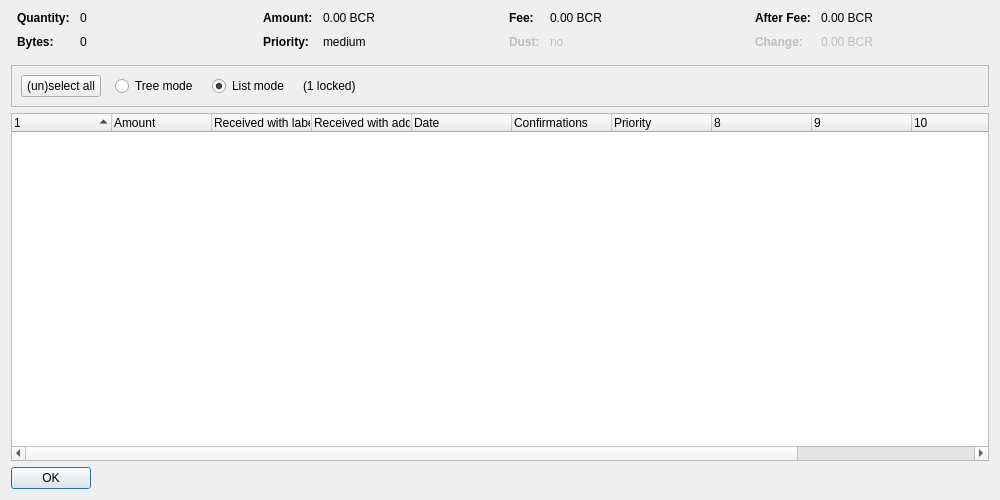
<?xml version="1.0" encoding="UTF-8"?>
<ui version="4.0">
 <class>CoinControlDialog</class>
 <widget class="QDialog" name="CoinControlDialog">
  <property name="geometry">
   <rect>
    <x>0</x>
    <y>0</y>
    <width>1000</width>
    <height>500</height>
   </rect>
  </property>
  <property name="windowTitle">
   <string>Coin Selection</string>
  </property>
  <layout class="QVBoxLayout" name="verticalLayout">
   <item>
    <layout class="QHBoxLayout" name="horizontalLayoutTop" stretch="0,0,0,0">
     <property name="topMargin">
      <number>0</number>
     </property>
     <property name="bottomMargin">
      <number>10</number>
     </property>
     <item>
      <layout class="QFormLayout" name="formLayoutCoinControl1">
       <property name="horizontalSpacing">
        <number>10</number>
       </property>
       <property name="verticalSpacing">
        <number>10</number>
       </property>
       <property name="leftMargin">
        <number>6</number>
       </property>
       <property name="rightMargin">
        <number>6</number>
       </property>
       <item row="0" column="0">
        <widget class="QLabel" name="labelCoinControlQuantityText">
         <property name="font">
          <font>
           <weight>75</weight>
           <bold>true</bold>
          </font>
         </property>
         <property name="text">
          <string>Quantity:</string>
         </property>
        </widget>
       </item>
       <item row="0" column="1">
        <widget class="QLabel" name="labelCoinControlQuantity">
         <property name="cursor">
          <cursorShape>IBeamCursor</cursorShape>
         </property>
         <property name="contextMenuPolicy">
          <enum>Qt::ActionsContextMenu</enum>
         </property>
         <property name="text">
          <string notr="true">0</string>
         </property>
         <property name="textInteractionFlags">
          <set>Qt::LinksAccessibleByMouse|Qt::TextSelectableByKeyboard|Qt::TextSelectableByMouse</set>
         </property>
        </widget>
       </item>
       <item row="1" column="0">
        <widget class="QLabel" name="labelCoinControlBytesText">
         <property name="font">
          <font>
           <weight>75</weight>
           <bold>true</bold>
          </font>
         </property>
         <property name="text">
          <string>Bytes:</string>
         </property>
        </widget>
       </item>
       <item row="1" column="1">
        <widget class="QLabel" name="labelCoinControlBytes">
         <property name="cursor">
          <cursorShape>IBeamCursor</cursorShape>
         </property>
         <property name="contextMenuPolicy">
          <enum>Qt::ActionsContextMenu</enum>
         </property>
         <property name="text">
          <string notr="true">0</string>
         </property>
         <property name="textInteractionFlags">
          <set>Qt::LinksAccessibleByMouse|Qt::TextSelectableByKeyboard|Qt::TextSelectableByMouse</set>
         </property>
        </widget>
       </item>
      </layout>
     </item>
     <item>
      <layout class="QFormLayout" name="formLayoutCoinControl2">
       <property name="horizontalSpacing">
        <number>10</number>
       </property>
       <property name="verticalSpacing">
        <number>10</number>
       </property>
       <property name="leftMargin">
        <number>6</number>
       </property>
       <property name="rightMargin">
        <number>6</number>
       </property>
       <item row="0" column="0">
        <widget class="QLabel" name="labelCoinControlAmountText">
         <property name="font">
          <font>
           <weight>75</weight>
           <bold>true</bold>
          </font>
         </property>
         <property name="text">
          <string>Amount:</string>
         </property>
        </widget>
       </item>
       <item row="0" column="1">
        <widget class="QLabel" name="labelCoinControlAmount">
         <property name="cursor">
          <cursorShape>IBeamCursor</cursorShape>
         </property>
         <property name="contextMenuPolicy">
          <enum>Qt::ActionsContextMenu</enum>
         </property>
         <property name="text">
          <string notr="true">0.00 BCR</string>
         </property>
         <property name="textInteractionFlags">
          <set>Qt::LinksAccessibleByMouse|Qt::TextSelectableByKeyboard|Qt::TextSelectableByMouse</set>
         </property>
        </widget>
       </item>
       <item row="1" column="0">
        <widget class="QLabel" name="labelCoinControlPriorityText">
         <property name="font">
          <font>
           <weight>75</weight>
           <bold>true</bold>
          </font>
         </property>
         <property name="text">
          <string>Priority:</string>
         </property>
        </widget>
       </item>
       <item row="1" column="1">
        <widget class="QLabel" name="labelCoinControlPriority">
         <property name="cursor">
          <cursorShape>IBeamCursor</cursorShape>
         </property>
         <property name="contextMenuPolicy">
          <enum>Qt::ActionsContextMenu</enum>
         </property>
         <property name="text">
          <string notr="true">medium</string>
         </property>
         <property name="textInteractionFlags">
          <set>Qt::LinksAccessibleByMouse|Qt::TextSelectableByKeyboard|Qt::TextSelectableByMouse</set>
         </property>
        </widget>
       </item>
      </layout>
     </item>
     <item>
      <layout class="QFormLayout" name="formLayoutCoinControl3">
       <property name="horizontalSpacing">
        <number>10</number>
       </property>
       <property name="verticalSpacing">
        <number>10</number>
       </property>
       <property name="leftMargin">
        <number>6</number>
       </property>
       <property name="rightMargin">
        <number>6</number>
       </property>
       <item row="0" column="0">
        <widget class="QLabel" name="labelCoinControlFeeText">
         <property name="font">
          <font>
           <weight>75</weight>
           <bold>true</bold>
          </font>
         </property>
         <property name="text">
          <string>Fee:</string>
         </property>
        </widget>
       </item>
       <item row="0" column="1">
        <widget class="QLabel" name="labelCoinControlFee">
         <property name="cursor">
          <cursorShape>IBeamCursor</cursorShape>
         </property>
         <property name="contextMenuPolicy">
          <enum>Qt::ActionsContextMenu</enum>
         </property>
         <property name="text">
          <string notr="true">0.00 BCR</string>
         </property>
         <property name="textInteractionFlags">
          <set>Qt::LinksAccessibleByMouse|Qt::TextSelectableByKeyboard|Qt::TextSelectableByMouse</set>
         </property>
        </widget>
       </item>
       <item row="1" column="0">
        <widget class="QLabel" name="labelCoinControlLowOutputText">
         <property name="enabled">
          <bool>false</bool>
         </property>
         <property name="font">
          <font>
           <weight>75</weight>
           <bold>true</bold>
          </font>
         </property>
         <property name="text">
          <string>Dust:</string>
         </property>
        </widget>
       </item>
       <item row="1" column="1">
        <widget class="QLabel" name="labelCoinControlLowOutput">
         <property name="enabled">
          <bool>false</bool>
         </property>
         <property name="cursor">
          <cursorShape>IBeamCursor</cursorShape>
         </property>
         <property name="contextMenuPolicy">
          <enum>Qt::ActionsContextMenu</enum>
         </property>
         <property name="text">
          <string notr="true">no</string>
         </property>
         <property name="textInteractionFlags">
          <set>Qt::LinksAccessibleByMouse|Qt::TextSelectableByKeyboard|Qt::TextSelectableByMouse</set>
         </property>
        </widget>
       </item>
      </layout>
     </item>
     <item>
      <layout class="QFormLayout" name="formLayoutCoinControl4">
       <property name="horizontalSpacing">
        <number>10</number>
       </property>
       <property name="verticalSpacing">
        <number>10</number>
       </property>
       <property name="leftMargin">
        <number>6</number>
       </property>
       <property name="rightMargin">
        <number>6</number>
       </property>
       <item row="0" column="0">
        <widget class="QLabel" name="labelCoinControlAfterFeeText">
         <property name="font">
          <font>
           <weight>75</weight>
           <bold>true</bold>
          </font>
         </property>
         <property name="text">
          <string>After Fee:</string>
         </property>
        </widget>
       </item>
       <item row="0" column="1">
        <widget class="QLabel" name="labelCoinControlAfterFee">
         <property name="cursor">
          <cursorShape>IBeamCursor</cursorShape>
         </property>
         <property name="contextMenuPolicy">
          <enum>Qt::ActionsContextMenu</enum>
         </property>
         <property name="text">
          <string notr="true">0.00 BCR</string>
         </property>
         <property name="textInteractionFlags">
          <set>Qt::LinksAccessibleByMouse|Qt::TextSelectableByKeyboard|Qt::TextSelectableByMouse</set>
         </property>
        </widget>
       </item>
       <item row="1" column="0">
        <widget class="QLabel" name="labelCoinControlChangeText">
         <property name="enabled">
          <bool>false</bool>
         </property>
         <property name="font">
          <font>
           <weight>75</weight>
           <bold>true</bold>
          </font>
         </property>
         <property name="text">
          <string>Change:</string>
         </property>
        </widget>
       </item>
       <item row="1" column="1">
        <widget class="QLabel" name="labelCoinControlChange">
         <property name="enabled">
          <bool>false</bool>
         </property>
         <property name="cursor">
          <cursorShape>IBeamCursor</cursorShape>
         </property>
         <property name="contextMenuPolicy">
          <enum>Qt::ActionsContextMenu</enum>
         </property>
         <property name="text">
          <string notr="true">0.00 BCR</string>
         </property>
         <property name="textInteractionFlags">
          <set>Qt::LinksAccessibleByMouse|Qt::TextSelectableByKeyboard|Qt::TextSelectableByMouse</set>
         </property>
        </widget>
       </item>
      </layout>
     </item>
    </layout>
   </item>
   <item>
    <widget class="QFrame" name="frame">
     <property name="minimumSize">
      <size>
       <width>0</width>
       <height>40</height>
      </size>
     </property>
     <property name="frameShape">
      <enum>QFrame::StyledPanel</enum>
     </property>
     <property name="frameShadow">
      <enum>QFrame::Sunken</enum>
     </property>
     <layout class="QHBoxLayout" name="horizontalLayout">
      <item>
       <layout class="QHBoxLayout" name="horizontalLayoutPanel" stretch="0,0,0,0,0">
        <property name="spacing">
         <number>14</number>
        </property>
        <item>
         <widget class="QPushButton" name="pushButtonSelectAll">
          <property name="sizePolicy">
           <sizepolicy hsizetype="Maximum" vsizetype="Fixed">
            <horstretch>0</horstretch>
            <verstretch>0</verstretch>
           </sizepolicy>
          </property>
          <property name="text">
           <string>(un)select all</string>
          </property>
          <property name="autoDefault">
           <bool>false</bool>
          </property>
         </widget>
        </item>
        <item>
         <widget class="QRadioButton" name="radioTreeMode">
          <property name="sizePolicy">
           <sizepolicy hsizetype="Maximum" vsizetype="Fixed">
            <horstretch>0</horstretch>
            <verstretch>0</verstretch>
           </sizepolicy>
          </property>
          <property name="text">
           <string>Tree mode</string>
          </property>
         </widget>
        </item>
        <item>
         <widget class="QRadioButton" name="radioListMode">
          <property name="sizePolicy">
           <sizepolicy hsizetype="Maximum" vsizetype="Fixed">
            <horstretch>0</horstretch>
            <verstretch>0</verstretch>
           </sizepolicy>
          </property>
          <property name="text">
           <string>List mode</string>
          </property>
          <property name="checked">
           <bool>true</bool>
          </property>
         </widget>
        </item>
        <item>
         <widget class="QLabel" name="labelLocked">
          <property name="text">
           <string notr="true">(1 locked)</string>
          </property>
         </widget>
        </item>
        <item>
         <spacer name="horizontalSpacer">
          <property name="orientation">
           <enum>Qt::Horizontal</enum>
          </property>
          <property name="sizeHint" stdset="0">
           <size>
            <width>40</width>
            <height>20</height>
           </size>
          </property>
         </spacer>
        </item>
       </layout>
      </item>
     </layout>
    </widget>
   </item>
   <item>
    <widget class="CoinControlTreeWidget" name="treeWidget">
     <property name="contextMenuPolicy">
      <enum>Qt::CustomContextMenu</enum>
     </property>
     <property name="sortingEnabled">
      <bool>false</bool>
     </property>
     <property name="columnCount">
      <number>12</number>
     </property>
     <attribute name="headerShowSortIndicator" stdset="0">
      <bool>true</bool>
     </attribute>
     <attribute name="headerStretchLastSection">
      <bool>false</bool>
     </attribute>
     <column>
      <property name="text">
       <string/>
      </property>
     </column>
     <column>
      <property name="text">
       <string>Amount</string>
      </property>
     </column>
     <column>
      <property name="text">
       <string>Received with label</string>
      </property>
     </column>
     <column>
      <property name="text">
       <string>Received with address</string>
      </property>
     </column>
     <column>
      <property name="text">
       <string>Date</string>
      </property>
     </column>
     <column>
      <property name="text">
       <string>Confirmations</string>
      </property>
      <property name="toolTip">
       <string>Confirmed</string>
      </property>
     </column>
     <column>
      <property name="text">
       <string>Priority</string>
      </property>
     </column>
     <column>
      <property name="text">
       <string/>
      </property>
     </column>
     <column>
      <property name="text">
       <string/>
      </property>
     </column>
     <column>
      <property name="text">
       <string/>
      </property>
     </column>
     <column>
      <property name="text">
       <string/>
      </property>
     </column>
     <column>
      <property name="text">
       <string/>
      </property>
     </column>
    </widget>
   </item>
   <item>
    <widget class="QDialogButtonBox" name="buttonBox">
     <property name="sizePolicy">
      <sizepolicy hsizetype="Maximum" vsizetype="Fixed">
       <horstretch>0</horstretch>
       <verstretch>0</verstretch>
      </sizepolicy>
     </property>
     <property name="orientation">
      <enum>Qt::Horizontal</enum>
     </property>
     <property name="standardButtons">
      <set>QDialogButtonBox::Ok</set>
     </property>
    </widget>
   </item>
  </layout>
 </widget>
 <customwidgets>
  <customwidget>
   <class>CoinControlTreeWidget</class>
   <extends>QTreeWidget</extends>
   <header>coincontroltreewidget.h</header>
  </customwidget>
 </customwidgets>
 <resources/>
 <connections/>
</ui>
